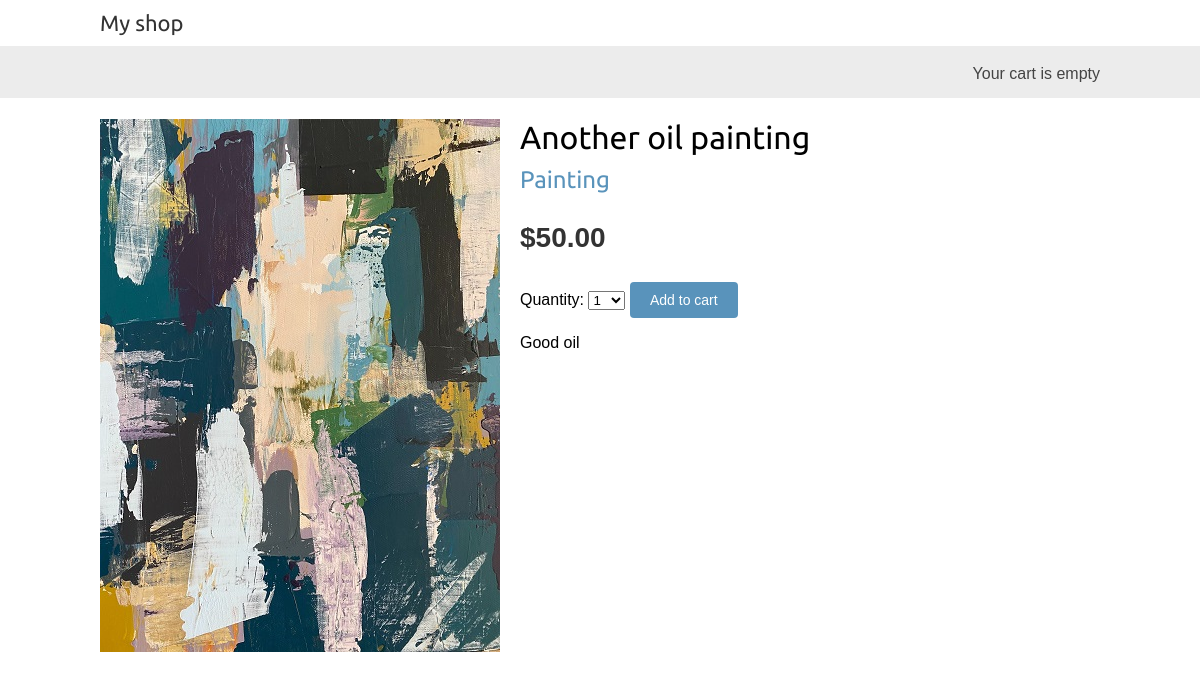
The page /6/another-oil-painting/ on the database its author committed.
### myshop/models.py (models this page shows, shortened)
class Product(models.Model):
    category = models.ForeignKey(Category,related_name='products',
                                 on_delete=models.CASCADE)
    name = models.CharField(max_length=200)
    slug = models.CharField(max_length=200)
    image = models.ImageField(upload_to='products/%Y/%m/%d',blank=True)
    description = models.TextField(blank=True)
    price = models.DecimalField(max_digits=10,decimal_places=2)
    available = models.BooleanField(default=True)
    created= models.DateTimeField(auto_now_add=True)
    updated = models.DateTimeField(auto_now_add=True)
    class Meta:
        ordering = ['name']

class Category(models.Model):
    name = models.CharField(max_length=200)
    slug = models.SlugField(max_length=200,unique=True)
    class Meta:
        ordering = ['name']
        indexes = [models.Index(fields=['name']),]
        verbose_name = 'category'
        verbose_name_plural = 'categories'
    def get_absolute_url(self):
        return reverse("myshop:product_list_by_category",args=[self.slug])
    def __str__(self):
        return self.name

### myshop/views.py (the view)
def product_detail(request,id,slug):
    product = get_object_or_404(Product,id=id,slug=slug,available=True)
    cart_product_form = CartAddProductForm()
    return render(request,'shop/product/detail.html',{'product':product,
                                                      'cart_product_form':cart_product_form})

### cart/forms.py
class CartAddProductForm(forms.Form):
    quantity = forms.TypedChoiceField(choices=PRODUCT_QUANTITY_CHOICES,coerce=int)
    override = forms.BooleanField(required=False,initial=False,widget=forms.HiddenInput)

### cart/cart.py (called while the page is built)
    def __len__(self):
        return sum(item['quantity'] for item in self.cart.values())

### cart/context_processors.py (called while the page is built)
def cart(request):
    return {'cart':Cart(request)}

### myshop/templates/shop/product/detail.html (shortened to what this page needs)
{% extends "shop/base.html" %}
{% load static %}
{% block content %}
<div class="product-detail">
    {% if product.image%}
    <img src="{{ product.image.url }}">
    {% else %}
    <img src="{% static 'img/no_image.png'%}">
    {% endif %}
    <h1>{{ product.name }}</h1>
    <h2>
        <a href="{{ product.category.get_absolute_url}}">
            {{ product.category }}
        </a>
    </h2>
    <p class="price">
        ${{ product.price }}
    </p>
    <form action="{% url 'cart:cart_add' product.id %}" method="post">
        {{cart_product_form}}
        <input type="submit" value="Add to cart">
    </form>
    {{ product.description|linebreaks }}
</div>
{% endblock %}

### myshop/static/css/base.css (style rules this page uses)
h1, h2, h3, h4, h5, h6 { font-family: 'Ubuntu', sans-serif; font-weight: normal; }
a { text-decoration: none; color: #5993bb; }
a.button, input[type="submit"] { color: #fff; background: #5993bb; border-radius: 4px; padding: 10px 20px; font-size: 14px; border: 0; }
.product-detail { text-align: justify; }
.product-detail .price { color: #333; font-size: 28px; font-weight: bold; }
.product-detail img { width: 40%; float: left; padding: 0 20px 20px 0; }
.product-detail h1 { margin-bottom: 0; }
.product-detail h2 { margin-top: 10px; }

### rows shown on the page
Product: image (picture), name "Another oil painting", category "Painting", price "50.00", description "Good oil"
